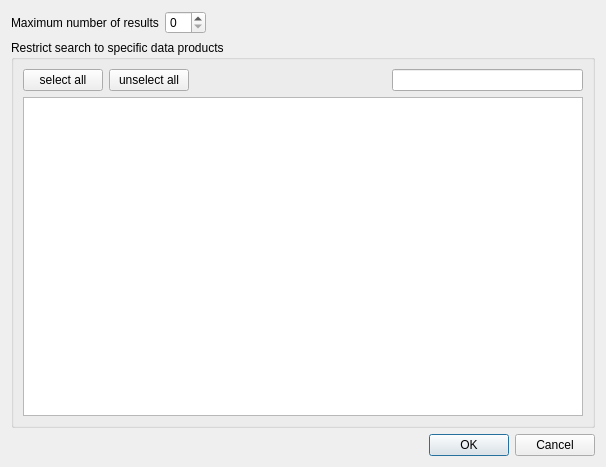
<?xml version="1.0" encoding="UTF-8"?>
<ui version="4.0">
 <class>Config</class>
 <widget class="QDialog" name="Config">
  <property name="geometry">
   <rect>
    <x>0</x>
    <y>0</y>
    <width>606</width>
    <height>467</height>
   </rect>
  </property>
  <property name="windowTitle">
   <string>Swiss locator filter configuration</string>
  </property>
  <layout class="QGridLayout" name="gridLayout">
   <item row="1" column="2">
    <spacer name="horizontalSpacer_3">
     <property name="orientation">
      <enum>Qt::Horizontal</enum>
     </property>
     <property name="sizeHint" stdset="0">
      <size>
       <width>40</width>
       <height>20</height>
      </size>
     </property>
    </spacer>
   </item>
   <item row="2" column="0" colspan="3">
    <widget class="QGroupBox" name="feature_search_restrict">
     <property name="title">
      <string>Restrict search to specific data products</string>
     </property>
     <property name="checkable">
      <bool>false</bool>
     </property>
     <property name="checked">
      <bool>false</bool>
     </property>
     <layout class="QGridLayout" name="gridLayout_4">
      <item row="0" column="3">
       <widget class="QgsFilterLineEdit" name="search_line_edit">
        <property name="enabled">
         <bool>true</bool>
        </property>
        <property name="showSearchIcon" stdset="0">
         <bool>true</bool>
        </property>
        <property name="qgisRelation" stdset="0">
         <string notr="true"/>
        </property>
       </widget>
      </item>
      <item row="0" column="0">
       <widget class="QPushButton" name="select_all_button">
        <property name="enabled">
         <bool>true</bool>
        </property>
        <property name="text">
         <string>select all</string>
        </property>
       </widget>
      </item>
      <item row="0" column="1">
       <widget class="QPushButton" name="unselect_all_button">
        <property name="enabled">
         <bool>true</bool>
        </property>
        <property name="text">
         <string>unselect all</string>
        </property>
       </widget>
      </item>
      <item row="0" column="2">
       <spacer name="horizontalSpacer">
        <property name="orientation">
         <enum>Qt::Horizontal</enum>
        </property>
        <property name="sizeHint" stdset="0">
         <size>
          <width>40</width>
          <height>20</height>
         </size>
        </property>
       </spacer>
      </item>
      <item row="1" column="0" colspan="4">
       <widget class="QTableWidget" name="skipped_dataproducts">
        <property name="enabled">
         <bool>true</bool>
        </property>
       </widget>
      </item>
     </layout>
    </widget>
   </item>
   <item row="1" column="1">
    <widget class="QSpinBox" name="results_limit"/>
   </item>
   <item row="1" column="0">
    <widget class="QLabel" name="label_7">
     <property name="text">
      <string>Maximum number of results</string>
     </property>
    </widget>
   </item>
   <item row="3" column="0" colspan="3">
    <widget class="QDialogButtonBox" name="buttonBox">
     <property name="orientation">
      <enum>Qt::Horizontal</enum>
     </property>
     <property name="standardButtons">
      <set>QDialogButtonBox::Cancel|QDialogButtonBox::Ok</set>
     </property>
    </widget>
   </item>
  </layout>
 </widget>
 <customwidgets>
  <customwidget>
   <class>QgsFilterLineEdit</class>
   <extends>QLineEdit</extends>
   <header>qgsfilterlineedit.h</header>
  </customwidget>
 </customwidgets>
 <resources/>
 <connections>
  <connection>
   <sender>buttonBox</sender>
   <signal>accepted()</signal>
   <receiver>Config</receiver>
   <slot>accept()</slot>
   <hints>
    <hint type="sourcelabel">
     <x>254</x>
     <y>419</y>
    </hint>
    <hint type="destinationlabel">
     <x>157</x>
     <y>274</y>
    </hint>
   </hints>
  </connection>
  <connection>
   <sender>buttonBox</sender>
   <signal>rejected()</signal>
   <receiver>Config</receiver>
   <slot>reject()</slot>
   <hints>
    <hint type="sourcelabel">
     <x>322</x>
     <y>419</y>
    </hint>
    <hint type="destinationlabel">
     <x>286</x>
     <y>274</y>
    </hint>
   </hints>
  </connection>
 </connections>
</ui>
